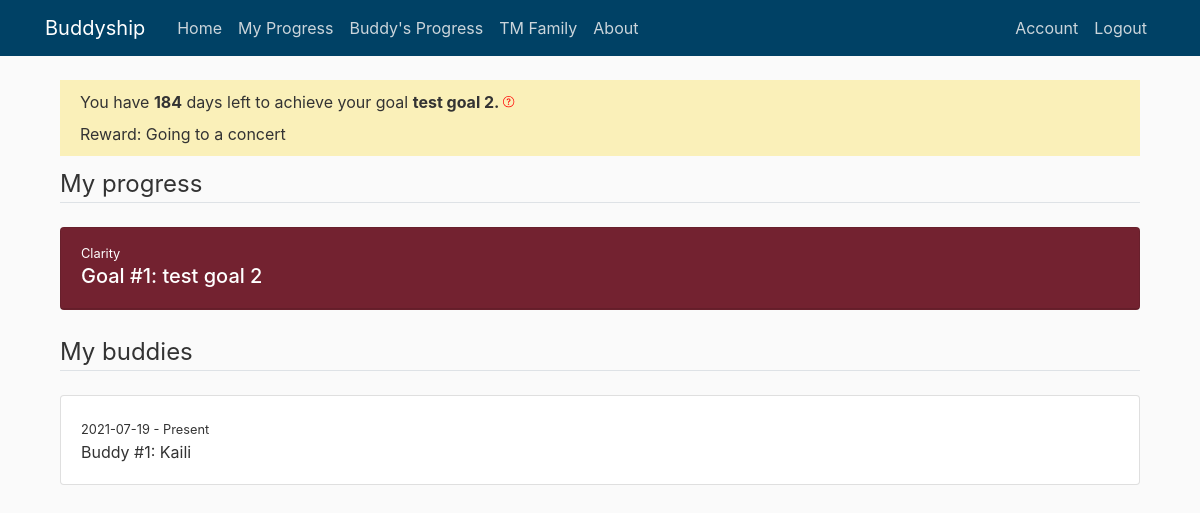
Page /my_progress (signed in) on the earlier database version.
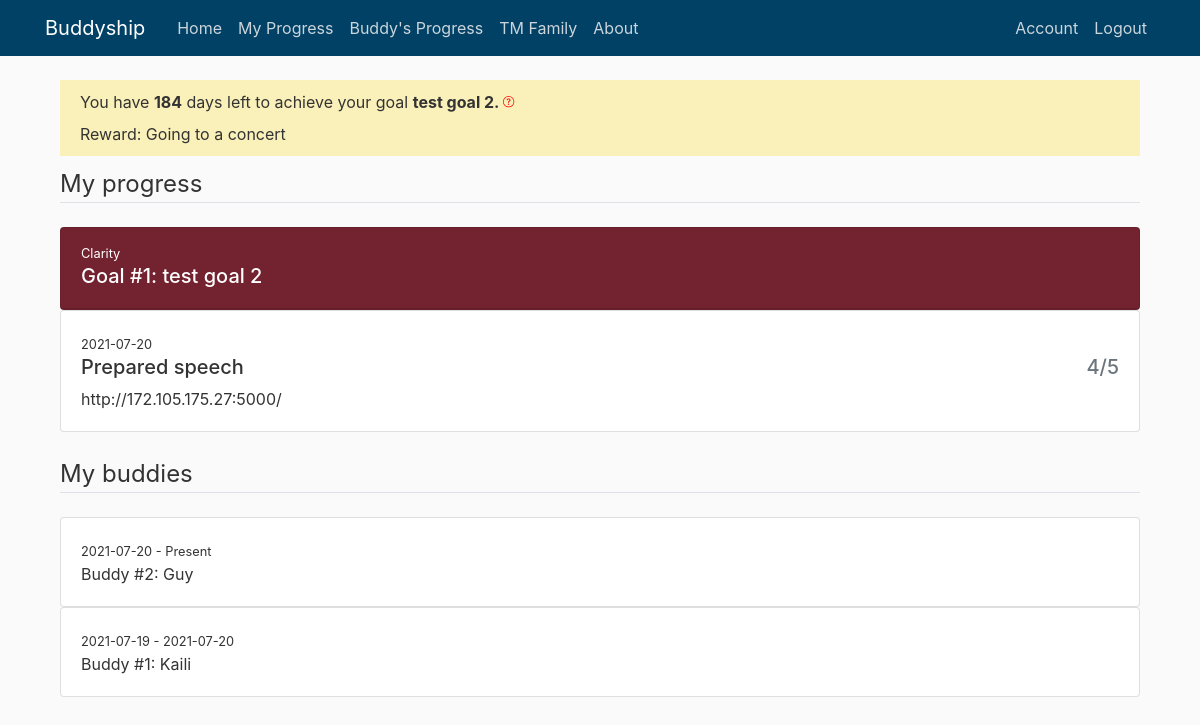
Same page on the later database version.
### buddyship/models.py (models this page shows, shortened)
class Goal(db.Model):
    id = db.Column(db.Integer, primary_key=True)
    general_goal = db.Column(db.String(150))
    specific_goal = db.Column(db.String(150))
    goal_count = db.Column(db.Integer, default=1)
    goal_reward = db.Column(db.String(150))
    start_date = db.Column(db.DateTime, default=func.now())
    end_date = db.Column(db.DateTime)
    user_id = db.Column(db.Integer, db.ForeignKey('user.id'), nullable=False)

class User(db.Model, UserMixin):
    id = db.Column(db.Integer, primary_key=True)
    if_admin = db.Column(db.Boolean, nullable=False)
    active = db.Column(db.Boolean(), nullable=False)
    first_name = db.Column(db.String(20), unique=True, nullable=False)
    email = db.Column(db.String(120), unique=True, nullable=False)
    password = db.Column(db.String(60), nullable=False)
    current_buddy = db.Column(db.String(150))
    current_general_goal = db.Column(db.String(150))
    current_specific_goal = db.Column(db.String(150))
    current_reward = db.Column(db.String(150))
    confirmed_at = db.Column(db.Date, nullable=False)
    buddies = db.relationship('Buddy', backref='owner', lazy=True)
    goals = db.relationship('Goal', backref='owner', lazy=True)
    record_progresses = db.relationship('Progress', backref='giver', lazy=True)

class Buddy(db.Model):
    id = db.Column(db.Integer, primary_key=True)
    buddy_name = db.Column(db.String(100), nullable=False)
    buddy_count = db.Column(db.Integer, default=1)
    start_date = db.Column(db.DateTime, default=func.now())
    end_date = db.Column(db.DateTime)
    user_id = db.Column(db.Integer, db.ForeignKey('user.id'), nullable=False)
    buddy_progresses = db.relationship(
        'Progress', backref='receiver', lazy=True)

class Progress(db.Model):
    id = db.Column(db.Integer, primary_key=True)
    buddy_role = db.Column(db.String(150))
    buddy_score = db.Column(db.String(150))
    buddy_comment = db.Column(db.String(1500))
    date = db.Column(db.DateTime, default=func.now())
    buddy_goal = db.Column(db.String(150))
    user_id = db.Column(db.Integer, db.ForeignKey('user.id'))
    buddy_id = db.Column(db.Integer, db.ForeignKey('buddy.id'))

### buddyship/progresses/routes.py (the view)
@progresses.route('/my_progress', methods=['GET'])
@login_required
def my_progress():
    if current_user.current_buddy == None:
        flash('Please set up your buddy and your goal first. ', 'danger')
        return redirect(url_for('users.set_up'))
    else:
        buddies = Buddy.query.filter_by(
            buddy_name=current_user.first_name).all()
        id_lst = []
        for buddy in buddies:
            id_lst.append(buddy.user_id)
        return render_template("my_progress.html", title='My Progress', user=current_user,
                               buddy_accounts=User.query.filter(
                                   User.id.in_(id_lst)).all(),
                               current_time=date.today())

### buddyship/models.py (called while the page is built)
@login_manager.user_loader
def load_user(user_id):
    return User.query.get(int(user_id))

### buddyship/templates/my_progress.html (shortened to what this page needs)
{% extends "layout.html" %}
{% block content %}
<div class="content-section">
    <div class="subtitle-section">
        You have <b>{{ (user.goals[-1].end_date.date() - current_time).days }}</b></span> days left
        to achieve your goal
        <b>{{ user.current_specific_goal }}. </b> <label data-toggle="tooltip" data-placement="top"
            title="We encourage you to use 6 months to complete one goal. You can always change your goal on 'Account' tab. ">
        </label>
        <br />Reward: {{ user.current_reward }}
    </div>
    <legend class="border-bottom mb-4">My progress</legend>
    {% for goal in user.goals|reverse %}
    <div class="card bg-red text-white mt-3">
        <div class="card-header">
            <small>{{ goal.general_goal }}</small>
            <h5>
                Goal #{{ goal.goal_count }}: {{ goal.specific_goal }}</h5>
        </div>
    </div>
    {% for buddy_account in buddy_accounts|reverse %}
    {% for progress in buddy_account.record_progresses|reverse %}
    {% if progress.buddy_goal == goal.general_goal + ' - ' + goal.specific_goal %}
    <div class="card">
        <div class="card-body">
            <small>{{ progress.date.date() }}</small>
            <h5 class="row align-items-start">
                <div class="col">{{ progress.buddy_role }}</div>
                <div class="col text-right text-muted">{{ progress.buddy_score[0] }}/5</div>
            </h5>
            <p class="card-text">{{ progress.buddy_comment }}</p>
        </div>
    </div>
    {% endif %}
    {% endfor %}
    {% endfor %}
    {% endfor %}
</div>
<br>
<legend class="border-bottom mb-4">My buddies</legend>
{% for buddy in user.buddies|reverse %}
<div class="card">
    <div class="card-body">
        <small>{{ buddy.start_date.date() }} -
            {% if buddy.end_date == None %} Present
            {% else %} {{ buddy.end_date.date() }}
            {% endif %}</small>
        <p class="card-text">Buddy #{{ buddy.buddy_count }}: {{ buddy.buddy_name }}</p>
    </div>
</div>
{% endfor %}
<br>
</div>
{% endblock content %}

### buddyship/templates/layout.html (shortened to what this page needs)
<!DOCTYPE html>
<html>
<head>
  <link rel="stylesheet" href="https://maxcdn.bootstrapcdn.com/bootstrap/4.0.0/css/bootstrap.min.css"
>
  <link rel="stylesheet" type="text/css" href="{{ url_for('static', filename='main.css') }}">
</head>
<body>
  <header class="site-header">
    <nav class="navbar navbar-expand-md navbar-dark bg-steel fixed-top">
      <div class="container">
        <a class="navbar-brand mr-4" href="/">Buddyship</a>
        <div class="collapse navbar-collapse" id="navbarToggle">
          <div class="navbar-nav mr-auto">
            <a class="nav-item nav-link" href="{{ url_for('main.home') }}">Home</a>
            <a class="nav-item nav-link" href="{{ url_for('progresses.my_progress') }}">My Progress</a>
            <a class="nav-item nav-link" href="{{ url_for('progresses.buddy_progress') }}">Buddy's Progress</a>
            <a class="nav-item nav-link" href="{{ url_for('main.tm_fam') }}">TM Family</a>
            <a class="nav-item nav-link" href="{{ url_for('main.about') }}">About</a>
          </div>
          <div class="navbar-nav">
            {% if current_user.is_authenticated %}
            {% if current_user.if_admin == True %}
            <a class="nav-item nav-link" href="{{ url_for('users.account') }}">Account</a>
            <a class="nav-item nav-link" href="{{ url_for('admin.index') }}">Admin</a>
            <a class="nav-item nav-link" href="{{ url_for('auth.logout') }}">Logout</a>
            {% else %}
            <a class="nav-item nav-link" href="{{ url_for('users.account') }}">Account</a>
            <a class="nav-item nav-link" href="{{ url_for('auth.logout') }}">Logout</a>
            {% endif %}
            {% else %}
            <a class="nav-item nav-link" href="{{ url_for('auth.login') }}">Login</a>
            <a class="nav-item nav-link" href="{{ url_for('auth.register') }}">Register</a>
            {% endif %}
          </div>
        </div>
      </div>
    </nav>
  </header>
  <main role="main" class="container">
    <div class="container">
      {% block content %}{% endblock %}
  </main>
</body>
</html>

### buddyship/static/main.css (style rules this page uses)
body { background: #fafafa; color: #333333; margin-top: 5rem; }
.bg-steel { background-color: #004165; }
.bg-red { background-color: #772432; }
.site-header .navbar-nav .nav-link { color: #cbd5db; }
.subtitle-section { background: #faf0b9; padding: 10px 20px 10px 20px; margin-bottom: 10px; }

Differences in the rows shown:
added Progress: date "2021-07-20", buddy_role "Prepared speech", buddy_score "4", buddy_comment "http://172.105.175.27:5000/"
added Buddy: start_date "2021-07-20", shows "Present", buddy_count "2", buddy_name "Guy"
changed Buddy "Kaili": end_date (not shown) → "2021-07-20"; no longer shows "Present"
